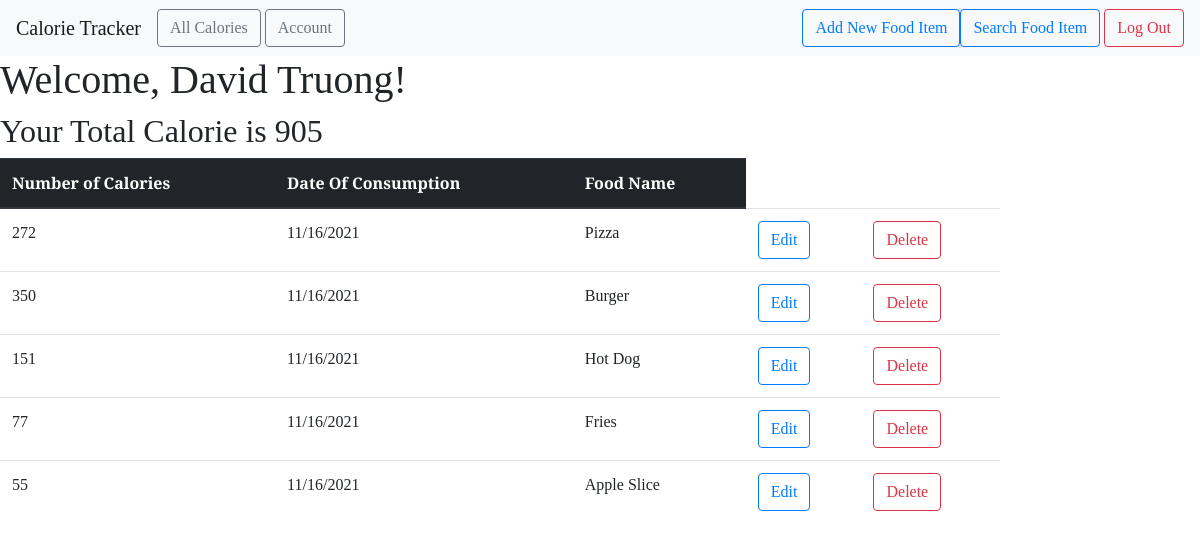
Page /all (signed in) on the earlier database version.
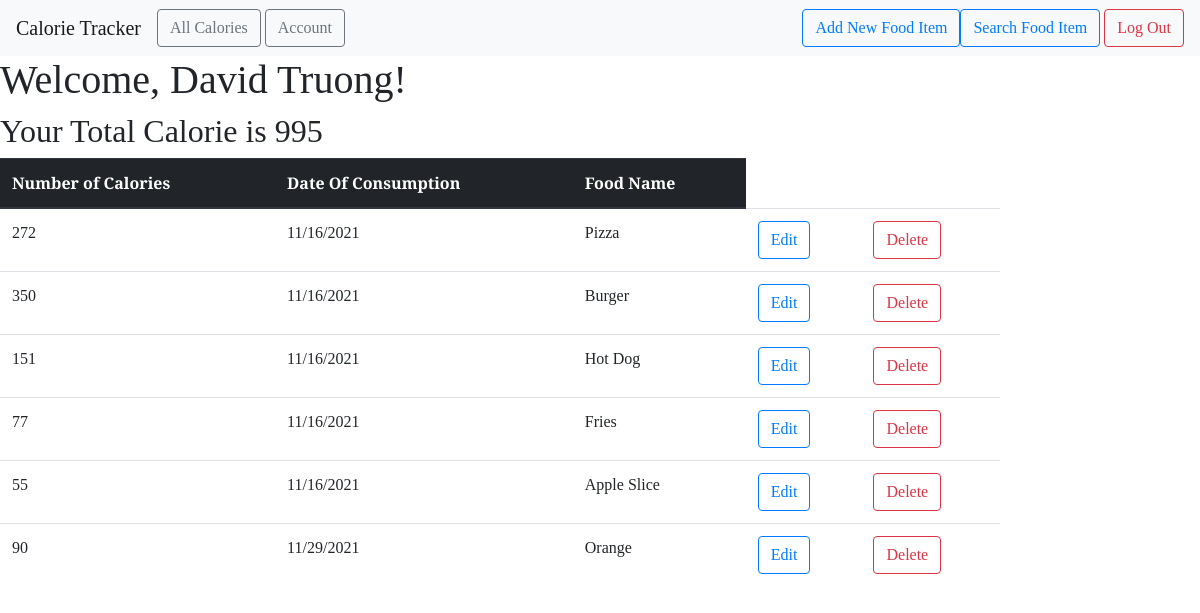
Same page on the later database version.
### food_website/models.py (models this page shows)
class User(db.Model, UserMixin):
    id = db.Column(db.Integer, primary_key=True)
    email = db.Column(db.String(100), unique=True)
    password = db.Column(db.String(100))
    name = db.Column(db.String(1000))
    foods = db.relationship('FoodItem', backref='author', lazy=True)

class FoodItem(db.Model):
    id = db.Column(db.Integer, primary_key=True)
    food_name = db.Column(db.Text, nullable=False)
    date_posted = db.Column(db.DateTime, nullable=False,
                            default=datetime.utcnow)
    calorie = db.Column(db.Integer, nullable=False)
    user_id = db.Column(db.Integer, db.ForeignKey('user.id'), nullable=False)

### food_website/main.py (the view)
@main.route("/all")
@login_required
def user_fooditems():
    user = User.query.filter_by(email=current_user.email).first_or_404()
    foods = user.foods
    totalCalorie = 0
    for food in foods:
        totalCalorie = totalCalorie + food.calorie
    return render_template('all_fooditems.html', foods=foods, user=user, totalCalorie=totalCalorie)

### food_website/__init__.py (called while the page is built)
def create_app():
    app = Flask(__name__)
    app.config['SECRET_KEY'] = 'out-secret-key-goes-here'
    app.config['SQLALCHEMY_DATABASE_URI'] = 'sqlite:///db.sqlite'
    db.init_app(app)
    login_manager = LoginManager()
    login_manager.login_view = 'auth.login'
    login_manager.init_app(app)
    from .models import User
    create_database(app)
    @login_manager.user_loader
    def load_user(user_id):
        return User.query.get(int(user_id))
    from .auth import auth as auth_blueprint
    app.register_blueprint(auth_blueprint)
    from .main import main as main_blueprint
    app.register_blueprint(main_blueprint)
    return app

### food_website/templates/all_fooditems.html
{% extends "base.html" %} {% block head %} {{ super() }}
<link
  rel="stylesheet"
  href="{{ url_for('static', filename= 'extended_beauty.css') }}"
/>
{% endblock %} {% block content %}
<h1>
  Welcome, {{ user.name }}!
</h1>
<h2>
  Your Total Calorie is {{ totalCalorie }}
</h2>
<div>
  <table class="table table-hover" style="width: 1000px;">
    <thead class="thead-dark">
      <tr>
        <th scope="col">Number of Calories</th>
        <th scope="col">Date Of Consumption</th>
        <th scope="col">Food Name</th>
      </tr>
    </thead>
    <tbody>
      {% for food in foods %}
      <tr>
        <td>{{ food.calorie }}</td>
        <td>{{ food.date_posted.strftime('%m/%d/%Y') }}</td>
        <td>{{ food.food_name }}</td>
        <td>
          <a
            href="{{ url_for('main.update_fooditem', food_id=food.id) }}"
            class="btn btn-outline-primary"
            role="button"
          >
            Edit
          </a>
        </td>
        <td>
          <a
            href="{{ url_for('main.delete_fooditem', food_id=food.id) }}"
            class="btn btn-outline-danger"
            role="button"
          >
            Delete
          </a>
        </td>
      </tr>
      {% endfor %}
    </tbody>
  </table>
</div>
{% endblock %}

### food_website/templates/base.html (shortened to what this page needs)
<!DOCTYPE html>
<html lang="en">
  <head>
    {% block head %}
    <link
      rel="stylesheet"
      href="{{ url_for('static', filename= 'beauty.css') }}"
    />
    <link
      rel="stylesheet"
      href="https://maxcdn.bootstrapcdn.com/bootstrap/4.0.0/css/bootstrap.min.css"
    />
    {% endblock %}
  </head>
  <body>
    <nav class="navbar navbar-expand-lg navbar-light bg-light">
      <a class="navbar-brand" href="{{ url_for('main.index') }}"
        >Calorie Tracker</a
      >
      <div class="collapse navbar-collapse" id="navbarSupportedContent">
        <ul class="navbar-nav mr-auto">
          <li class="nav-item active">
            <a
              href="{{ url_for('main.user_fooditems') }}"
              class="btn btn-outline-secondary"
              role="button"
              >All Calories</a
            >
          </li>
          <li class="nav-item">
            <a
              href="{{ url_for('main.profile') }}"
              class="btn btn-outline-secondary"
              role="button"
              style="margin-left: 4px;"
              >Account</a
            >
          </li>
        </ul>
        <form class="form-inline my-2 my-lg-0">
          {% if current_user.is_authenticated %}
          <a
            href="{{ url_for('main.new_fooditem') }}"
            class="btn btn-outline-primary"
            role="button"
            >Add New Food Item</a
          >
          <a
            href="{{ url_for('main.search') }}"
            class="btn btn-outline-primary"
            role="button"
            >Search Food Item</a
          >
          {% endif %}  {% if current_user.is_authenticated %}
          <a
            href="{{ url_for('auth.logout') }}"
            class="btn btn-outline-danger"
            role="button"
            style="margin-left: 4px;"
            >Log Out</a
          >
          {% endif %}
        </form>
      </div>
    </nav>
    {% block content %} {% endblock %}
  </body>
</html>

### food_website/static/beauty.css (style rules this page uses)
* { font-family: "Arvo", serif; }

### food_website/static/extended_beauty.css (style rules this page uses)
h1, h2, h4, p { font-family: "Arvo", serif; }

Differences in the rows shown:
added FoodItem: calorie "90", date_posted "11/29/2021", food_name "Orange"
Other differences:
{{ totalCalorie }}: "905" → "995"
